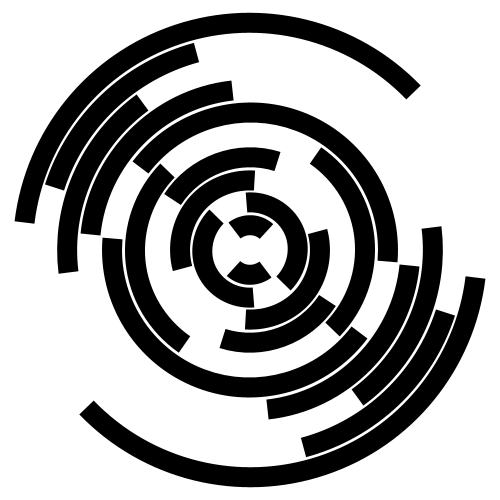
Frame 1 (no input)
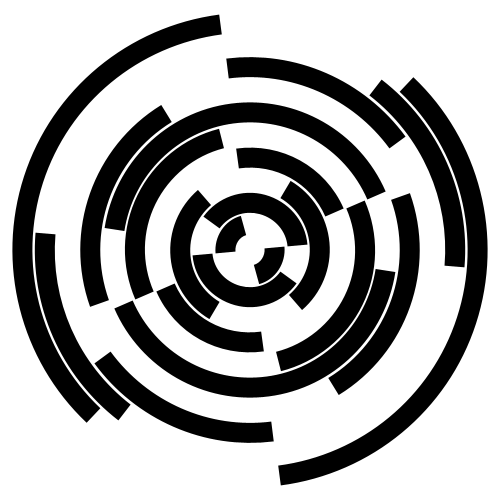
Frame 60 (the mouse pressed at the canvas centre just before this capture)
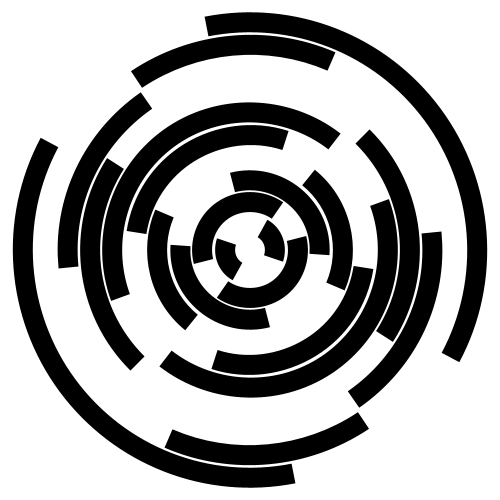
Frame 120 (the mouse held since frame 60 and released just before this capture)

The Processing sketch that drew these frames (run headless with seeded random() and noise(); from frame 60 on, the mouse is pressed at the canvas centre):

// Processing sketch: processing_5351
// ── processing_5351.pde

arq[] arcs;

void setup(){
  size(500,500); background(255);arcs= new arq[10];
  for(int a=0;a<10;a++){
    arcs[a]=new arq(250,250,50+a*45);
  }
  noFill();strokeWeight(20); smooth(); strokeCap(SQUARE);
}

void draw(){
  background(255);
  for(int a=0;a<arcs.length;a++){
    arcs[a].dessine();
  }
}

class arq{
  int x,y;float r,a,l,v;
  arq(int _x, int _y, int _r){
    x=_x;y=_y;r=_r;a=random(TWO_PI);l=random(PI*0.3,PI*0.85);
    v=random(-0.04,0.04);
  }
  void dessine(){
    arc(x, y, r, r, a, a+l); arc(x, y, r, r, a+PI, a+PI+l);
    a+=v;
  }
}
